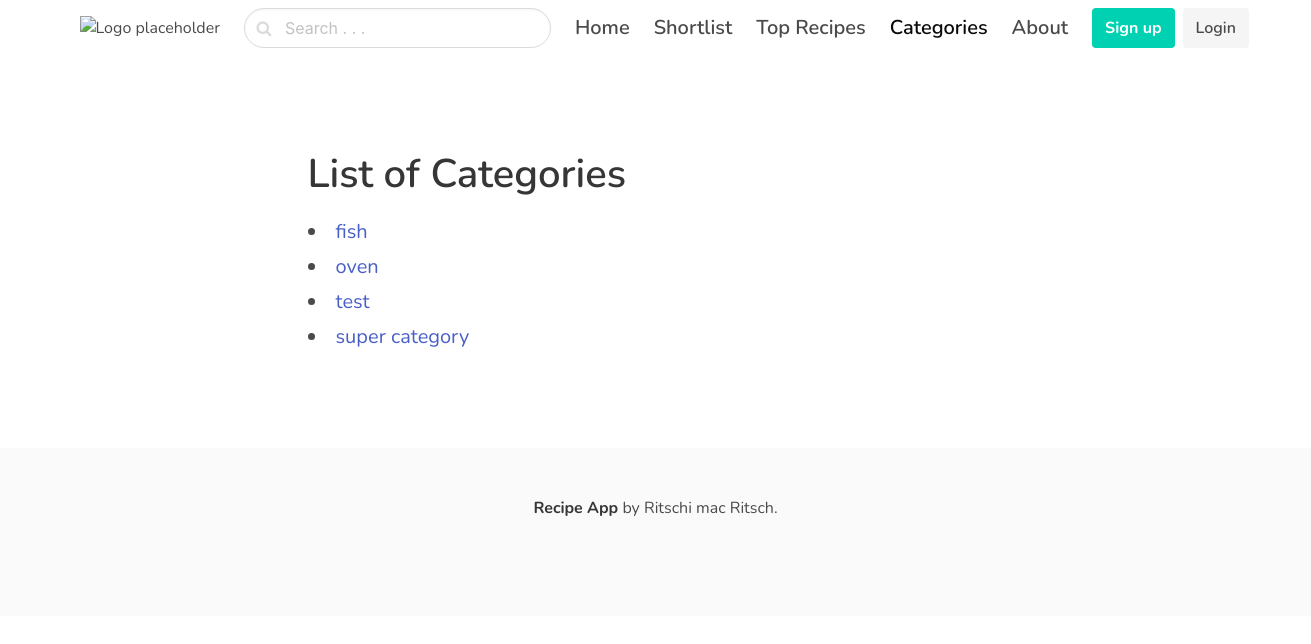
The app's page /category/all/ with its own data.
### recipe/models.py (models this page shows)
class Category(models.Model):
    name = models.CharField(max_length=255)
    slug = models.SlugField()
    class Meta:
        verbose_name_plural = "Categories"
    def __str__(self):
        return self.name

### recipe/views.py (the view, shortened to what this page needs)
# urls.py: path("category/<slug:slug>/", views.category, name="recipe_category"),
def category(request, slug):
    if slug == "all":
        print("Category.objects.all() ------>", Category.objects.all())
        message = "List of Categories"
        categories = Category.objects.all()
        context = {
            "show_all_categories": True,
            "message": message,
            "categories": categories,
        }
        print("----------------->", context)
        return render(request, "recipe/category.html", context)

### recipe/templates/recipe/category.html (shortened to what this page needs)
{% extends "core/base.html" %}
{% load static %}
{% block content %}
    <section class="hero ">
        <div class="hero-body">
            <div class="container">
                <section class="section">
                    <div class="columns">
                        <div class="column is-8 is-offset-2">
                            <div class="content is-medium">
                                <h1>{{ message }}</h1>
                                {% if show_all_categories %}
                                    {% for category in categories %}
                                        <li>
                                            <a href="{% url 'recipe_category' category.slug %}">{{ category.name }}</a>
                                        </li>
                                    {% endfor %}
                                {% elif recipes_found %}
                                    {% for recipe in matching_recipes %}
                                        <li>
                                            <a href="{% url 'recipe_detail' recipe.slug %}">{{ recipe.title }}</a>
                                        </li>
                                    {% endfor %}
                                {% else %}
                                    <p>No recipes found.</p>   <a href="{% url 'shortlist' %}">Show the complete recipe list here.</a>
                                {% endif %}
                            </div>
                        </div>
                    </div>
                </section>
            </div>
        </div>
    </section>
{% endblock %}

### core/templates/core/base.html (style rules this page uses)
body { font-family: 'Nunito', sans-serif; }

### records on screen
Category: name "fish"
Category: name "oven"
Category: name "test"
Category: name "super category"

### other values on screen
{{ message }} "List of Categories"
